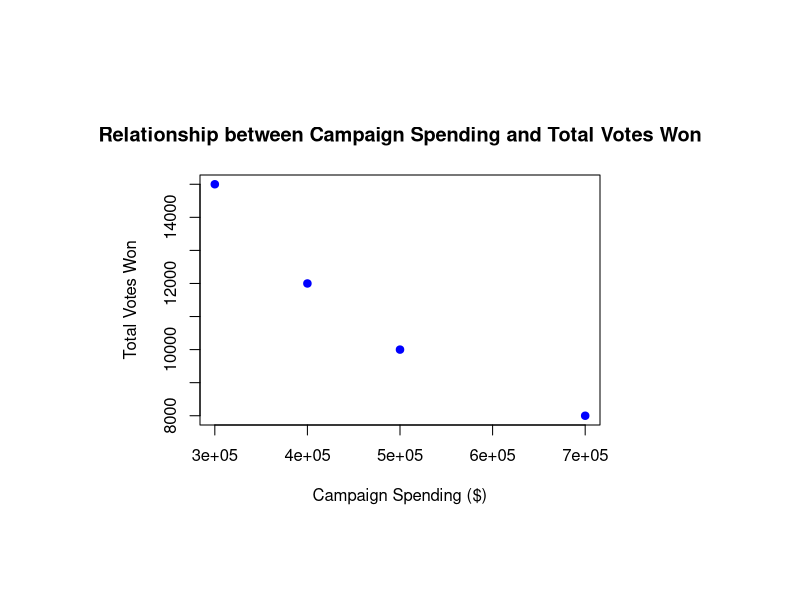
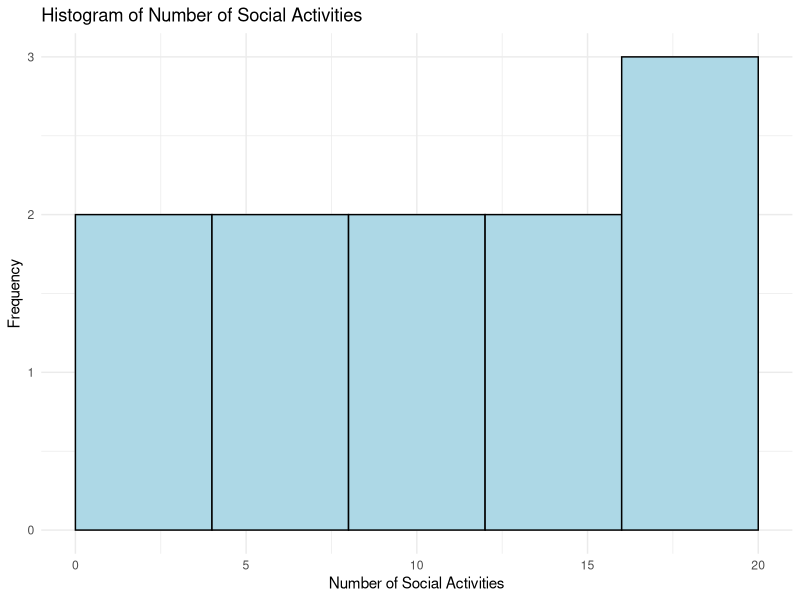
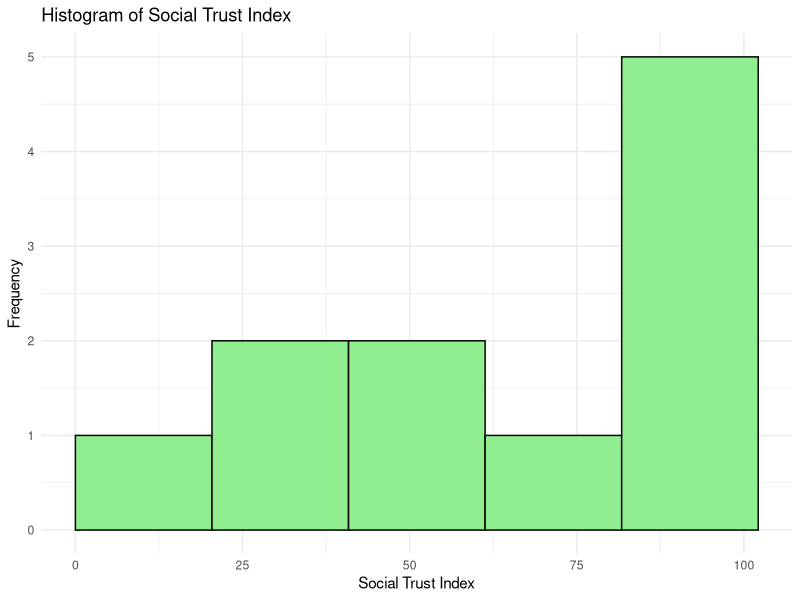
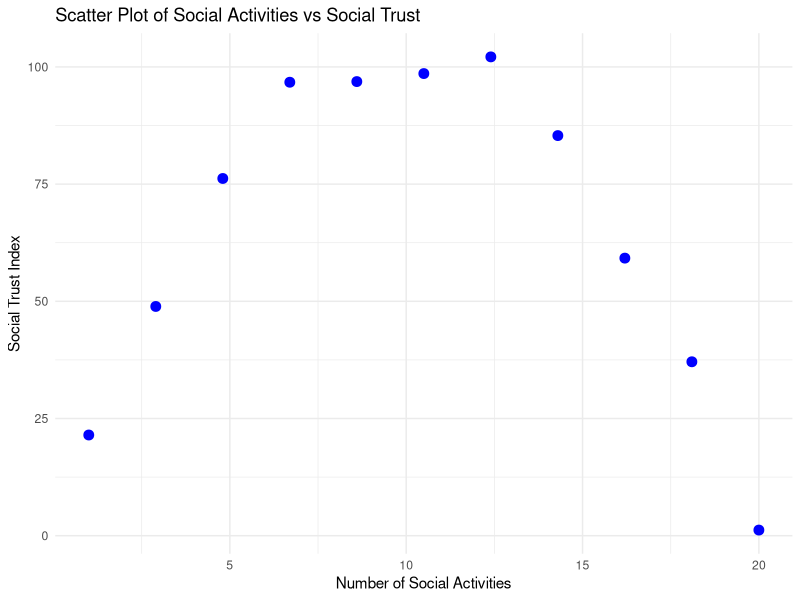

Generate these figures, in order, with R:
## ---- chunk 1
# Load necessary libraries
library(dplyr)
library(ggplot2)
library(haven)
## ---- chunk 2
# Create the dataframe
candidate_data <- data.frame(
  Candidate_Names = c("Candidate A", "Candidate B", "Candidate C", "Candidate D"),
  Total_Votes_Won = c(10000, 15000, 8000, 12000),
  Campaign_Spending = c(500000, 300000, 700000, 400000)
)

# View the dataframe
print(candidate_data)

# Set plot dimensions (width, height) in inches
par(pin = c(4, 2.5))  # Example: 4 inches wide, 2.5 inches tall

# Plot the relationship between Total Votes and Campaign Spending
plot(
  candidate_data$Campaign_Spending, # variable on the x-axis
  candidate_data$Total_Votes_Won, # y-axis variable
  xlab = "Campaign Spending ($)",
  ylab = "Total Votes Won",
  main = "Relationship between Campaign Spending and Total Votes Won",
  pch = 19, col = "blue"
)
## ---- chunk 3
# Create the data vectors
neighborhood_id <- c("N1", "N2", "N3", "N4", "N5", "N6", "N7", "N8", "N9", "N10", "N11")
number_of_social_activities <- c(1.0, 2.9, 4.8, 6.7, 8.6, 10.5, 12.4, 14.3, 16.2, 18.1, 20.0)
social_trust_index <- c(21.48, 48.90, 76.20, 96.73, 96.87, 98.58, 102.14, 85.35, 59.21, 37.10, 1.20)

# Create the dataframe
df <- data.frame(
  neighborhood_id,
  number_of_social_activities,
  social_trust_index
)

# View the dataframe
print(df)

# Using Base R:

# Calculate mean, median, and standard deviation for number_of_social_activities
mean_activities <- mean(df$number_of_social_activities)
median_activities <- median(df$number_of_social_activities)
sd_activities <- sd(df$number_of_social_activities)

# Calculate mean, median, and standard deviation for social_trust_index
mean_trust <- mean(df$social_trust_index)
median_trust <- median(df$social_trust_index)
sd_trust <- sd(df$social_trust_index)

# Print the results
cat("Base R Summary Statistics:\n")
cat("Number of Social Activities - Mean:", mean_activities,
    ", Median:", median_activities, ", SD:", sd_activities, "\n")
cat("Social Trust Index - Mean:", mean_trust,
    ", Median:", median_trust, ", SD:", sd_trust, "\n")

## ---- chunk 4
# Install dplyr if it's not already installed
# install.packages("dplyr")

# Load dplyr
library(dplyr)


# Compute summary statistics for 'number_of_social_activities'
stats_activities <- df %>%
  summarise(
    Variable = "Number of Social Activities",
    Mean = mean(number_of_social_activities),
    Median = median(number_of_social_activities),
    SD = sd(number_of_social_activities)
  )

# Compute summary statistics for 'social_trust_index'
stats_trust <- df %>%
  summarise(
    Variable = "Social Trust Index",
    Mean = mean(social_trust_index),
    Median = median(social_trust_index),
    SD = sd(social_trust_index)
  )

# Combine the two data frames
summary_stats_dplyr <- bind_rows(stats_activities, stats_trust)

# View the summary statistics
print(summary_stats_dplyr)

## ---- chunk 5
# Install ggplot2 if not already installed
# install.packages("ggplot2")

# Load ggplot2
library(ggplot2)

# Manually specify bin boundaries for Number of Social Activities
min_activities <- 0  # Minimum theoretical value
max_activities <- max(df$number_of_social_activities)  # Maximum value from the data
bin_breaks_activities <- seq(min_activities, max_activities, length.out = 6)  # 5 bins require 6 boundaries

# Manually specify bin boundaries for Social Trust Index
min_trust <- 0  # Minimum theoretical value
max_trust <- max(df$social_trust_index)  # Maximum value from the data
bin_breaks_trust <- seq(min_trust, max_trust, length.out = 6)  # 5 bins require 6 boundaries


# Histogram for Number of Social Activities with manually specified bins
ggplot(df, aes(x = number_of_social_activities)) +
  geom_histogram(breaks = bin_breaks_activities, fill = "lightblue", color = "black") +
  labs(title = "Histogram of Number of Social Activities",
       x = "Number of Social Activities",
       y = "Frequency") +
  theme_minimal()

# Histogram for Social Trust Index with manually specified bins
ggplot(df, aes(x = social_trust_index)) +
  geom_histogram(breaks = bin_breaks_trust, fill = "lightgreen", color = "black") +
  labs(title = "Histogram of Social Trust Index",
       x = "Social Trust Index",
       y = "Frequency") +
  theme_minimal()

## ---- chunk 6
# Note: Because we already loaded ggplot in a previous code chunk, we dont need to do it again.

# Scatter plot using ggplot2
ggplot(df, aes(x = number_of_social_activities, y = social_trust_index)) +
  geom_point(color = "blue", size = 3) +
  labs(title = "Scatter Plot of Social Activities vs Social Trust",
       x = "Number of Social Activities",
       y = "Social Trust Index") +
  theme_minimal()

